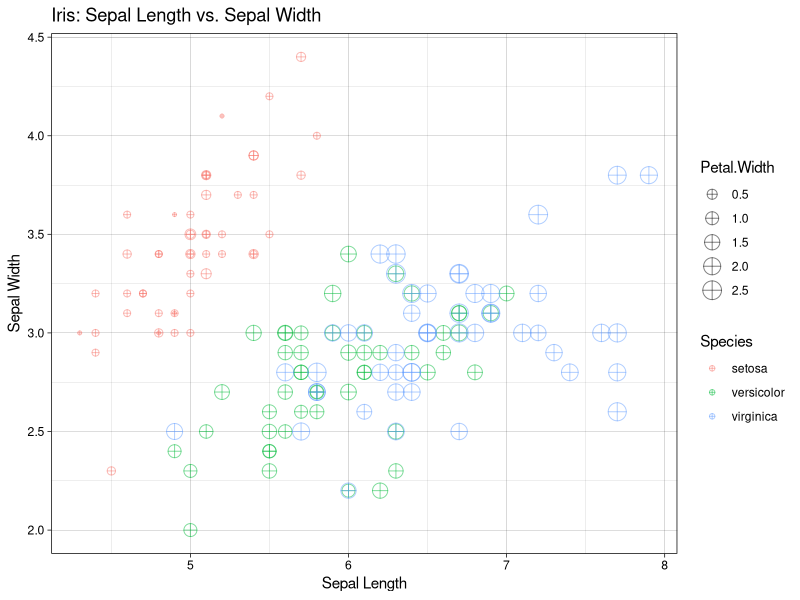
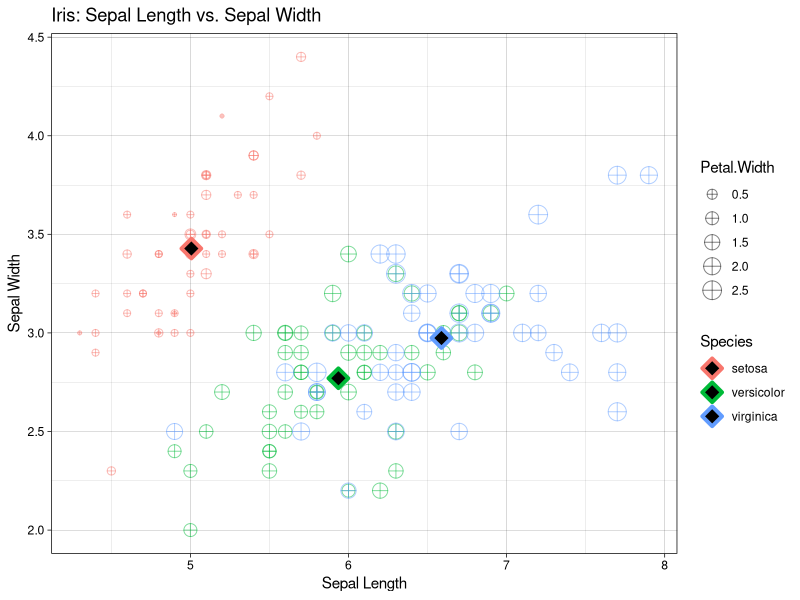

Source code (R) for these figures, in order:
## ---- chunk 1
install.packages("tidyverse")
library(tidyverse)
## ---- chunk 2
data("iris")
str(iris)
## ---- chunk 3
complete.cases(iris)
sum(complete.cases(iris))
## ---- chunk 4
ggplot(iris, aes(x = Sepal.Length, y=Sepal.Width, color = Species, size = Petal.Width)) + 
  geom_point(shape=10, alpha=0.5) +
  labs(title = "Iris: Sepal Length vs. Sepal Width", x= "Sepal Length", y="Sepal Width") +
  theme_linedraw()
## ---- chunk 5
iris_mean <- iris %>% 
  group_by(Species) %>% 
  summarise(mean_Sepal.Length= mean(Sepal.Length),
            mean_Sepal.Width= mean(Sepal.Width),
            mean_Petal.Length= mean(Petal.Length),
            mean_Petal.Width= mean(Petal.Width))
## ---- chunk 6
iris_mean
## ---- chunk 7
ggplot(iris, aes(x = Sepal.Length, y=Sepal.Width, color = Species, size = Petal.Width)) + 
  geom_point(shape=10, alpha=0.5) +
  geom_point(iris_mean, mapping=aes(x=mean_Sepal.Length, y=mean_Sepal.Width), stroke = 2, fill = 'black', shape=23, size=4)+
  labs(title = "Iris: Sepal Length vs. Sepal Width", x="Sepal Length", y= "Sepal Width") +
  theme_linedraw()
